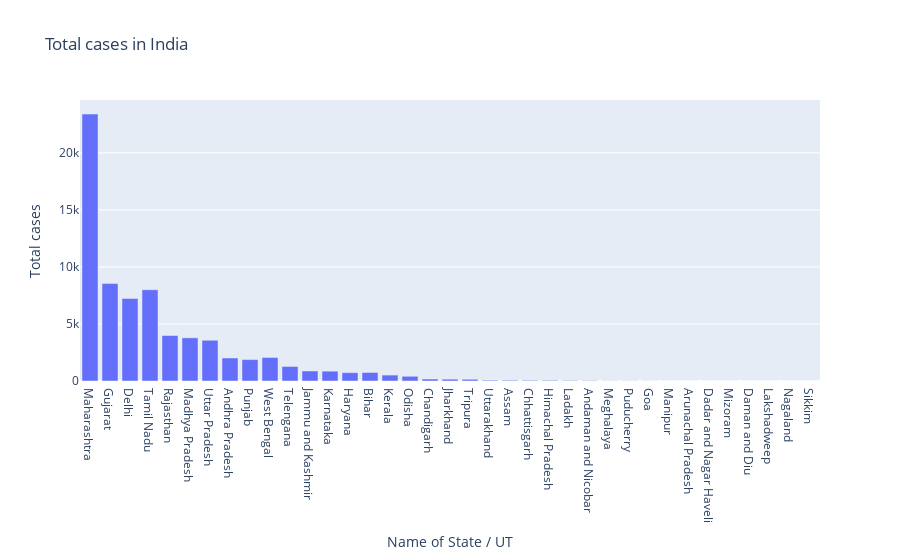

The cell this chart's notebook holds for it:
### Code cell
#Bar graph using matplotlib
fig=plt.figure()
axes=fig.add_axes([0,0,1,1])
axes.bar(df['Name of State / UT'],df['Total cases'])
axes.set_title("Total cases in India")
axes.set_xlabel('Name of State / UT')
axes.set_ylabel('Total cases')
plt.show()

#Plotly
fig=go.Figure()
fig.add_trace(go.Bar(x=df['Name of State / UT'],y=df['Total cases']))
fig.update_layout(title="Total cases in India",xaxis=dict(title='Name of State / UT'),yaxis=dict(title='Total cases'))

### Figure 1 — Plotly figure (JSON) as saved in the notebook; plotly's stock layout.template omitted (floating-point values rounded to 4 significant figures)
{"data": [{"type": "bar", "x": ["Maharashtra", "Gujarat", "Delhi", "Tamil Nadu", "Rajasthan", "Madhya Pradesh", "Uttar Pradesh", "Andhra Pradesh", "Punjab", "West Bengal", "Telengana", "Jammu and Kashmir", "Karnataka", "Haryana", "Bihar", "Kerala", "Odisha", "Chandigarh", "Jharkhand", "Tripura", "Uttarakhand", "Assam", "Chhattisgarh", "Himachal Pradesh", "Ladakh", "Andaman and Nicobar", "Meghalaya", "Puducherry", "Goa", "Manipur", "Arunachal Pradesh", "Dadar and Nagar Haveli", "Mizoram", "Daman and Diu", "Lakshadweep", "Nagaland", "Sikkim"], "y": [23401, 8541, 7233, 8002, 3988, 3785, 3573, 2018, 1877, 2063, 1275, 879, 862, 730, 747, 519, 414, 174, 160, 152, 68, 65, 59, 59, 42, 33, 13, 12, 7, 2, 1, 1, 1, 0, 0, 0, 0]}], "layout": {"title": {"text": "Total cases in India"}, "xaxis": {"title": {"text": "Name of State / UT"}}, "yaxis": {"title": {"text": "Total cases"}}}}
